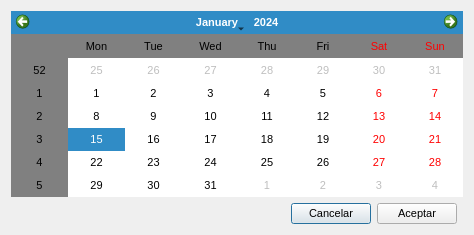
<?xml version="1.0" encoding="UTF-8"?>
<ui version="4.0">
 <class>Calendar</class>
 <widget class="QDialog" name="Calendar">
  <property name="geometry">
   <rect>
    <x>0</x>
    <y>0</y>
    <width>474</width>
    <height>235</height>
   </rect>
  </property>
  <property name="font">
   <font>
    <pointsize>8</pointsize>
   </font>
  </property>
  <property name="windowTitle">
   <string>Seleccionar fecha</string>
  </property>
  <property name="styleSheet">
   <string notr="true">QCalendarWidget QWidget { alternate-background-color: rgb(128, 128, 128); }</string>
  </property>
  <layout class="QGridLayout" name="gridLayout">
   <item row="1" column="0">
    <layout class="QHBoxLayout" name="horizontalLayout">
     <item>
      <spacer name="horizontalSpacer">
       <property name="orientation">
        <enum>Qt::Horizontal</enum>
       </property>
       <property name="sizeHint" stdset="0">
        <size>
         <width>40</width>
         <height>20</height>
        </size>
       </property>
      </spacer>
     </item>
     <item>
      <widget class="QPushButton" name="cancel">
       <property name="font">
        <font>
         <pointsize>8</pointsize>
        </font>
       </property>
       <property name="text">
        <string>Cancelar</string>
       </property>
      </widget>
     </item>
     <item>
      <widget class="QPushButton" name="accept">
       <property name="font">
        <font>
         <pointsize>8</pointsize>
        </font>
       </property>
       <property name="text">
        <string>Aceptar</string>
       </property>
      </widget>
     </item>
    </layout>
   </item>
   <item row="0" column="0" colspan="2">
    <widget class="QCalendarWidget" name="calendar">
     <property name="font">
      <font>
       <pointsize>8</pointsize>
      </font>
     </property>
     <property name="gridVisible">
      <bool>false</bool>
     </property>
    </widget>
   </item>
  </layout>
 </widget>
 <resources/>
 <connections/>
</ui>
